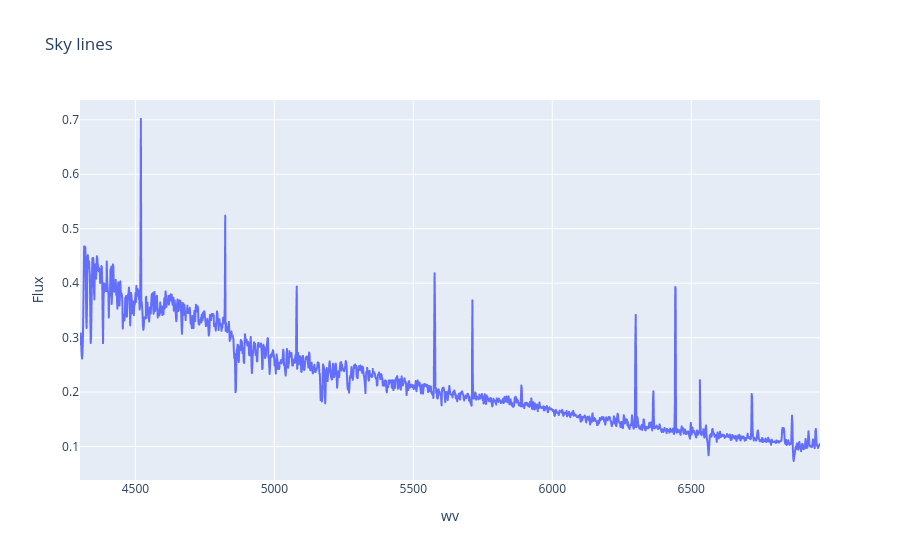

Notebook cell for this chart:
### Code cell
mask_sky = (y > 15)*(y < 25)
image_sky = image_cut2[mask_sky, :]
radial_profile_sky = np.mean(image_sky, axis = 0)
plt.figure(figsize=(10, 6))
plt.plot(wavelenghts, radial_profile_sky)
#x_interval = np.arange(4300, 4300+1800*1.48, 250)
#plt.xticks(x_interval)
plt.grid()
plt.title(r'Sky lines')

import plotly.express as px

fig = px.line(x = wavelenghts, y = radial_profile_sky, labels={'x':'wv', 'y':'Flux'}, title = "Sky lines")# x="wv", y="Flux", title="Sky lines")
#fig.update_layout(
#    xaxis=dict(showgrid=False),
#    yaxis=dict(showgrid=False)
#)

fig.show()

### Figure 1 — Plotly figure (JSON) as saved in the notebook; plotly's stock layout.template omitted (floating-point values rounded to 4 significant figures; data arrays with more than 128 entries replaced by an {"elided": "..."} marker saying what was removed)
{"data": [{"hovertemplate": "wv=%{x}<br>Flux=%{y}<extra></extra>", "legendgroup": "", "line": {"color": "#636efa", "dash": "solid"}, "marker": {"symbol": "circle"}, "mode": "lines", "name": "", "showlegend": false, "type": "scattergl", "x": {"elided": "1800 float values"}, "xaxis": "x", "y": {"elided": "1800 float values"}, "yaxis": "y"}], "layout": {"autosize": true, "legend": {"tracegroupgap": 0}, "title": {"text": "Sky lines"}, "xaxis": {"anchor": "y", "autorange": true, "domain": [0, 1], "range": [4301.0, 6963.0], "title": {"text": "wv"}, "type": "linear"}, "yaxis": {"anchor": "x", "autorange": true, "domain": [0, 1], "range": [0.03853, 0.7364], "title": {"text": "Flux"}, "type": "linear"}}}
